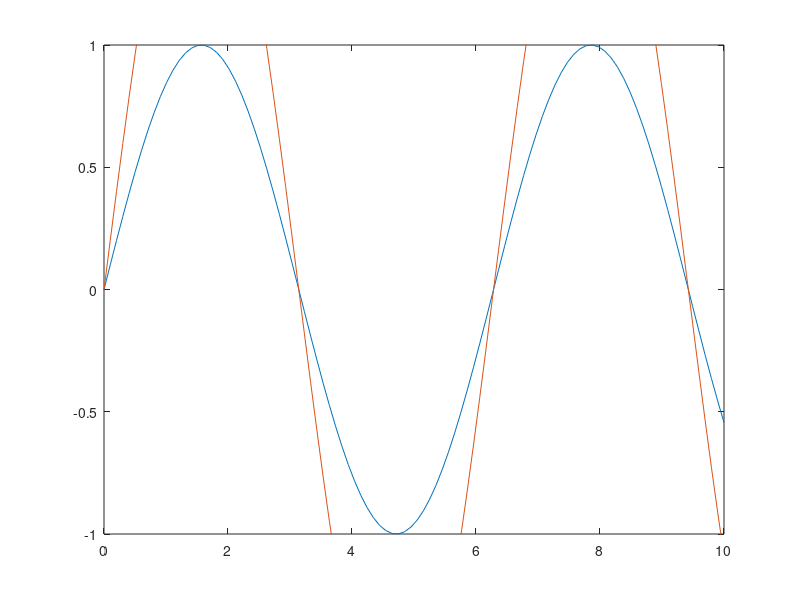

MATLAB code to generate this figure:
x = linspace(0,10);
% create a set of x- coordinates
y = sin(x);
% create a set of y- coordinates (sine function of x)
plot(x,y)
% plot x and y
y2 = 2*sin(x);
% create another set of y- coordinates (2 * sine function of x)
hold on
% add another sine wave to the axes
axis manual
% keep the current axis limits
plot(x,y2)
% plot x and y2
hold off
